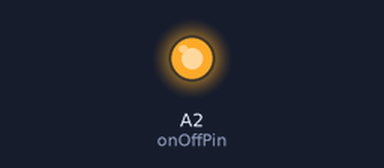
The sketch below on a simulated Arduino Uno, built with avr-gcc and run on an emulated ATmega328P. On the bench: output pins drawn as LEDs (lit = HIGH). The modem accepts every AT command (registered, SIM ready, sends succeed) and sends nothing else; what the sketch prints to the serial monitor is not drawn.

Above: at 0.1 s.
At 0.7 s:
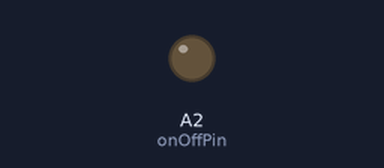
Timing chart, 0 to 2.2 s (numbered marks = the images above):
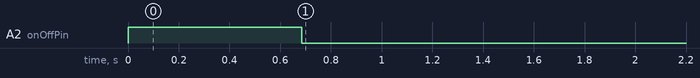

The sketch:

SendSMS.ino
```cpp
// (licence header left out)
// ***** INCLUDES *****
#include "SoftwareSerial.h"
#include <WISMO228.h>

// ***** PIN ASSIGNMENT *****
const  uint8_t  rxPin = 5;
const  uint8_t  txPin = 6;
const  uint8_t  onOffPin = A2;

// ***** CONSTANTS *****
const  char  phoneNumber[] = "+12073705481";
const  char  message[] = "Hello Hello...";

// WISMO228 class
WISMO228  wismo(rxPin, txPin, onOffPin);

void setup()
{
  Serial.begin(9600);
  Serial.println("Sending SMS Example");

  // Initialize WISMO228
  wismo.init();

  Serial.println("Powering up, please wait...");

  // Perform WISMO228 power up sequence
  if (wismo.powerUp())
  {
    Serial.println("TraLog is awake!");
    Serial.println("Let's send some SMS!");
    Serial.println("Sending SMS, please wait...");

    if (wismo.sendSms(phoneNumber, message))
    {
      Serial.println("Sending SMS complete.");
    }
    else
    {
      Serial.println("Sending SMS failed.");
    }
  }
  else
  {
    Serial.println("Ugh, power up failed.");
  }
}

void loop()
{
  // Let's count sheep instead
}
```
